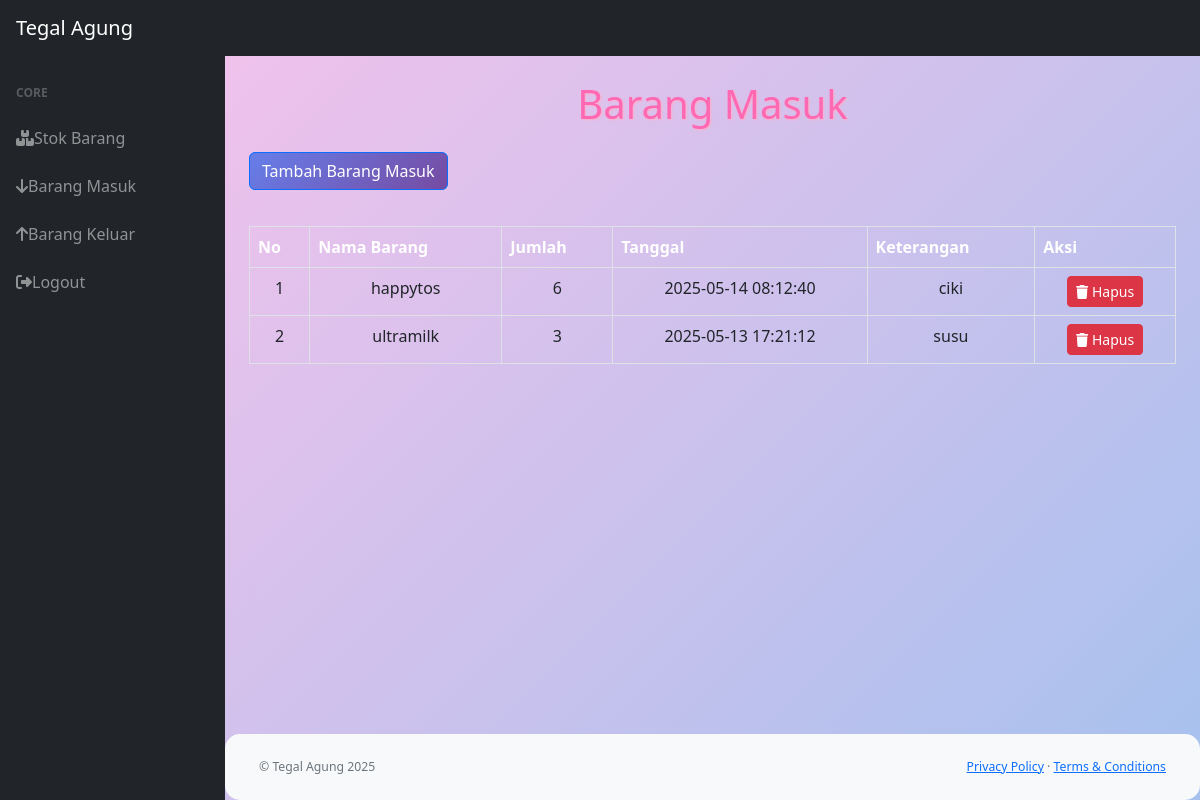
Screenshot of /masuk.php with the database file from the repository.
### tables this page shows
CREATE TABLE `masuk` (
  `id_masuk` int(11) NOT NULL,
  `id_barang` int(11) NOT NULL,
  `tanggal` timestamp NOT NULL DEFAULT current_timestamp(),
  `keterangan` varchar(25) NOT NULL,
  `quantity` int(11) DEFAULT 0,
  `suplier` varchar(100) DEFAULT NULL
);

CREATE TABLE `stok` (
  `id_barang` int(11) NOT NULL,
  `nama_barang` varchar(25) NOT NULL,
  `deskripsi` varchar(25) NOT NULL,
  `stok` int(11) NOT NULL
);

### masuk.php (the view, shortened to what this page needs)
<?php
function getKoneksi() {
    $conn = mysqli_connect("localhost", "root", "", "portofolio_stok_barang");
    return $conn;
}
function runQuery($query) {
    $conn = getKoneksi();
    $result = mysqli_query($conn, $query);
    return $result;
}
function getBarangMasuk() {
    return runQuery("SELECT masuk.*, stok.nama_barang FROM masuk JOIN stok ON masuk.id_barang = stok.id_barang ORDER BY masuk.tanggal DESC");
}
$barangMasuk = getBarangMasuk();
?>
<!DOCTYPE html>
<html lang="en">
<head>
    <link href="https://cdn.jsdelivr.net/npm/simple-datatables@7.1.2/dist/style.min.css" rel="stylesheet" />
    <link href="css/styles.css" rel="stylesheet" />
    <link href="https://cdn.jsdelivr.net/npm/bootstrap@5.2.3/dist/css/bootstrap.min.css" rel="stylesheet" />
</head>
<body class="sb-nav-fixed">
<nav class="sb-topnav navbar navbar-expand navbar-dark bg-dark">
    <a class="navbar-brand ps-3" href="index.php">Tegal Agung</a>
</nav>
<div id="layoutSidenav">
    <div id="layoutSidenav_nav">
        <nav class="sb-sidenav accordion sb-sidenav-dark" id="sidenavAccordion">
            <div class="sb-sidenav-menu">
                <div class="nav">
                    <div class="sb-sidenav-menu-heading">Core</div>
                    <a class="nav-link" href="index.php"><i class="fas fa-boxes"></i> Stok Barang</a>
                    <a class="nav-link" href="masuk.php"><i class="fas fa-arrow-down"></i> Barang Masuk</a>
                    <a class="nav-link" href="keluar.php"><i class="fas fa-arrow-up"></i> Barang Keluar</a>
                    <a class="nav-link" href="logout.php"><i class="fas fa-sign-out-alt"></i> Logout</a>
                </div>
            </div>
        </nav>
    </div>
    <div id="layoutSidenav_content">
        <main>
            <div class="container-fluid px-4">
                <h1 class="mt-4">Barang Masuk</h1>
                <button class="btn btn-primary my-3" data-bs-toggle="modal" data-bs-target="#myModal">Tambah Barang Masuk</button>
                <div class="card-body table-responsive">
                    <table id="datatablesSimple" class="table table-bordered">
                        <thead>
                            <tr>
                                <th>No</th>
                                <th>Nama Barang</th>
                                <th>Jumlah</th>
                                <th>Tanggal</th>
                                <th>Keterangan</th>
                                <th>Aksi</th>
                            </tr>
                        </thead>
                        <tbody>
                            <?php
                            $no = 1;
                            while ($row = mysqli_fetch_assoc($barangMasuk)) {
                            ?>
                            <tr>
                                <td><?= $no++; ?></td>
                                <td><?= htmlspecialchars($row['nama_barang']); ?></td>
                                <td><?= htmlspecialchars($row['quantity']); ?></td>
                                <td><?= htmlspecialchars($row['tanggal']); ?></td>
                                <td><?= htmlspecialchars($row['keterangan']); ?></td>
                                <td>
                                    <form method="post" onsubmit="return confirm('Yakin ingin menghapus data ini?');">
                                        <button type="submit" class="btn btn-danger btn-sm"><i class="fas fa-trash"></i> Hapus</button>
                                    </form>
                                </td>
                            </tr>
                            <?php } ?>
                        </tbody>
                    </table>
                </div>
            </div>
        </main>
        <footer class="py-4 bg-light mt-auto">
            <div class="container-fluid px-4 text-muted small d-flex justify-content-between">
                <div>&copy; Tegal Agung 2025</div>
                <div>
                    <a href="#">Privacy Policy</a>
                    &middot;
                    <a href="#">Terms &amp; Conditions</a>
                </div>
            </div>
        </footer>
    </div>
</div>
</body>
</html>

### masuk.php (style rules this page uses)
body { background: linear-gradient(135deg, #fbc2eb 0%, #a6c1ee 100%); font-family: 'Segoe UI', Tahoma, Geneva, Verdana, sans-serif; }
.btn-primary { background: linear-gradient(135deg, #667eea 0%, #764ba2 100%); border: none; border-radius: 10px; }

### rows the page displays
masuk: id_barang.nama_barang "happytos", quantity "6", tanggal "2025-05-14 08:12:40", keterangan "ciki"
masuk: id_barang.nama_barang "ultramilk", quantity "3", tanggal "2025-05-13 17:21:12", keterangan "susu"
